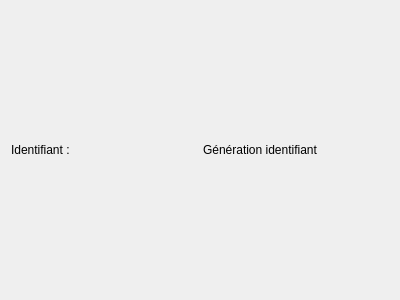
<?xml version="1.0" encoding="UTF-8"?>
<ui version="4.0">
 <class>WizardPageIdentifiant</class>
 <widget class="QWizardPage" name="WizardPageIdentifiant">
  <property name="geometry">
   <rect>
    <x>0</x>
    <y>0</y>
    <width>400</width>
    <height>300</height>
   </rect>
  </property>
  <property name="windowTitle">
   <string>WizardPage</string>
  </property>
  <layout class="QHBoxLayout" name="horizontalLayout">
   <item>
    <widget class="QLabel" name="label">
     <property name="text">
      <string>Identifiant :</string>
     </property>
    </widget>
   </item>
   <item>
    <widget class="QLabel" name="label_2">
     <property name="text">
      <string>Génération identifiant</string>
     </property>
    </widget>
   </item>
  </layout>
 </widget>
 <resources/>
 <connections/>
</ui>
